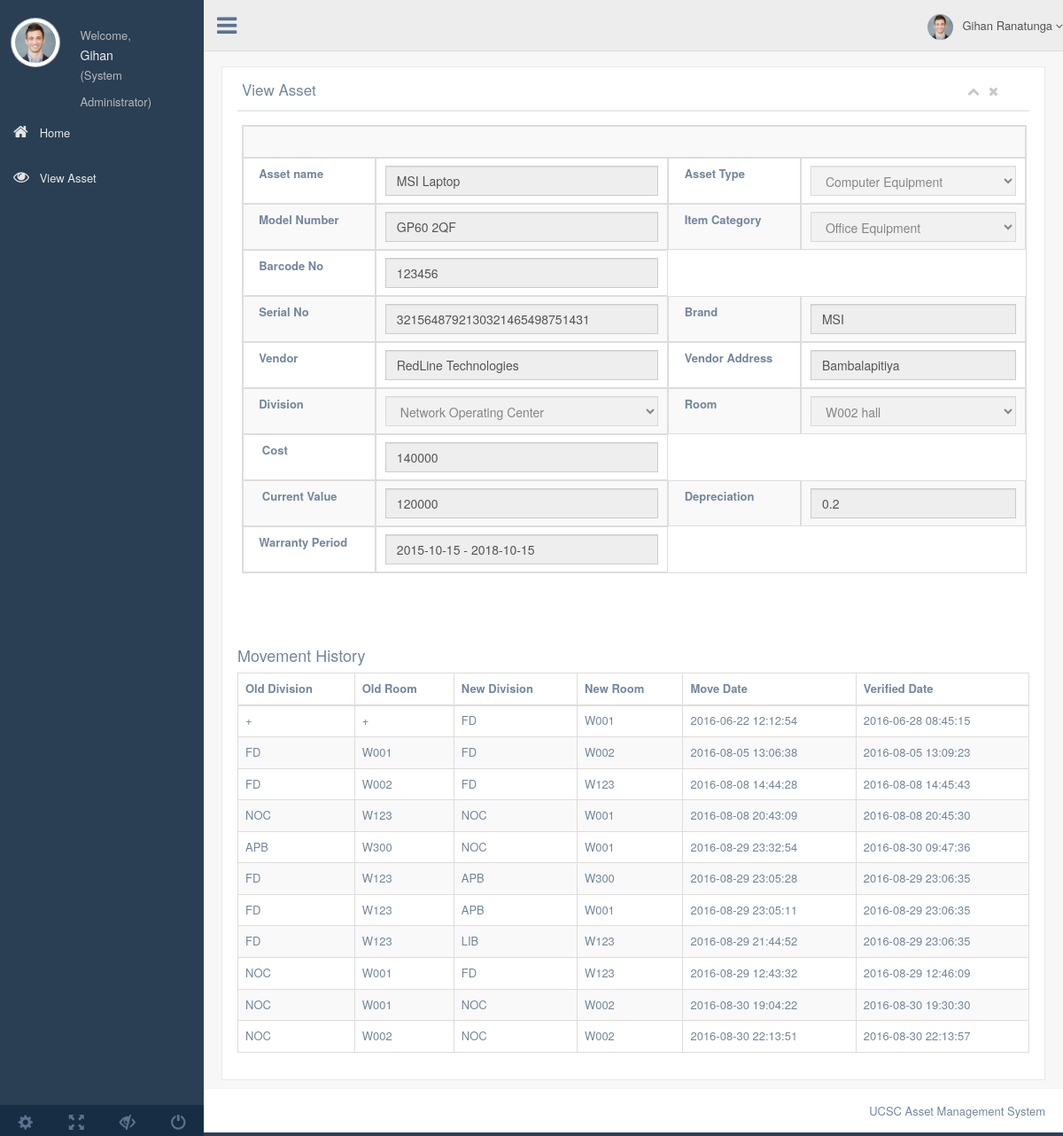
Screenshot of /asset_details.php?id=1 (signed in) with the database file from the repository.
### tables this page shows
CREATE TABLE `asset` (
  `Asset_ID` int(11) NOT NULL,
  `Barcode_No` int(11) DEFAULT NULL,
  `Asset_Name` varchar(60) NOT NULL,
  `Asset_type` varchar(60) NOT NULL,
  `Asset_Category` varchar(60) NOT NULL,
  `Model_No` varchar(60) NOT NULL,
  `Brand` varchar(60) NOT NULL,
  `Serial_No` varchar(60) NOT NULL,
  `Purchase_Date` date NOT NULL,
  `Warranty_End` date NOT NULL,
  `Price` float NOT NULL,
  `Depreciation` float DEFAULT NULL,
  `Last_Value_date` datetime NOT NULL DEFAULT CURRENT_TIMESTAMP,
  `Original_Value` float NOT NULL,
  `Current_Value` float DEFAULT NULL,
  `Vendor` varchar(60) NOT NULL,
  `Vendor_Address` text NOT NULL,
  `Current_Division` varchar(60) DEFAULT NULL,
  `Current_Room` varchar(60) DEFAULT NULL,
  `Asset_Code` varchar(60) DEFAULT NULL,
  `Asset_available` tinyint(11) NOT NULL DEFAULT '1',
  `Asset_approved` tinyint(4) NOT NULL DEFAULT '0',
  `Description` text,
  `Entry_date` datetime NOT NULL DEFAULT CURRENT_TIMESTAMP,
  `Image` varchar(250) NOT NULL
);

CREATE TABLE `asset_movement` (
  `asset_id` int(11) NOT NULL,
  `old_division` varchar(4) DEFAULT NULL,
  `old_room` varchar(4) DEFAULT NULL,
  `new_division` varchar(4) NOT NULL,
  `new_room` varchar(4) NOT NULL,
  `verified` tinyint(4) DEFAULT NULL,
  `move_date` datetime DEFAULT NULL,
  `verify_date` datetime DEFAULT NULL,
  `moved_by` int(11) DEFAULT NULL,
  `approved_by` int(11) DEFAULT NULL
);

### asset_details.php (the view, shortened to what the rows shown need)
<?php
 include "function.php";
$log = new FAssetClerk();
$user_details = $_SESSION['user_details']; $level = $log->retrieve_user_level_name($user_details['user_level']);
$first_name = $user_details['first_name'];
if (isset($_GET['id'])){
    $asset = $log->view_asset($_GET['id']);
    $asset_data = $asset->fetch_assoc();
}
else{
    header("Location:viewasset.php");
    exit();
}
?>
<!DOCTYPE html>
<html lang="en">
<head>
  <link href="css/bootstrap.min.css" rel="stylesheet">
  <link href="fonts/css/font-awesome.min.css" rel="stylesheet">
  <link href="css/custom.css" rel="stylesheet">
  <link href="css/icheck/flat/green.css" rel="stylesheet">
  <link href="css/datatables/jquery.dataTables.min.css" rel="stylesheet" type="text/css" />
  <link href="css/datatables/buttons.bootstrap.min.css" rel="stylesheet" type="text/css" />
  <link href="css/datatables/fixedHeader.bootstrap.min.css" rel="stylesheet" type="text/css" />
  <link href="css/datatables/responsive.bootstrap.min.css" rel="stylesheet" type="text/css" />
  <link href="css/datatables/scroller.bootstrap.min.css" rel="stylesheet" type="text/css" />
</head>
<body class="nav-md">
  <div class="container body">
    <div class="main_container">
      <div class="col-md-3 left_col">
        <div class="left_col scroll-view">
          <div class="profile">
            <div class="profile_info">
              <h2><?php echo $first_name;?></h2>               <span>(<?php echo $level;?>)</span>
            </div>
          </div>
          <br />
        </div>
      </div>
      <div class="right_col" role="main">
        <div class="">
          <div class="row">
            <div class="col-md-12 col-sm-12 col-xs-12">
              <div class="x_panel">
                <div class="x_title">
                  <h2>View Asset </h2>
                </div>
                <div class="x_content">
                  <table id="datatable" class="table table-striped table-bordered">
                    <tbody>
                <tr>
                    <td><input disabled type="text" class="form-control" value="<?php echo $asset_data['Asset_Name']?>" name="name"/></td>
                </tr>
				<tr>
                    <td><input disabled type="text" class="form-control" value="<?php echo $asset_data['Model_No']?>" name="model"/></td>
                </tr>
				<tr>
                    <td><input disabled type="text" class="form-control" value="<?php echo $asset_data['Barcode_No']?>" name="barcode"/></td>
				<tr>
                    <td><input disabled type="text" class="form-control" value="<?php echo $asset_data['Serial_No']?>" name="serial"/></td>
                    <td><input disabled type="text" class="form-control" value="<?php echo $asset_data['Brand']?>" name="brand"/></td>
                </tr>
				<tr>
                    <td><input disabled type="text" class="form-control" value="<?php echo $asset_data['Vendor']?>" name="vendor"/></td>
                    <td><input disabled type="text" class="form-control" value="<?php echo $asset_data['Vendor_Address']?>" name="vendor_add"/></td>
                </tr>
				<tr>
                    <td><input type="text" disabled class="form-control" value="<?php echo $asset_data['Price']?>" name="price"/></td>
                </tr>
				<tr>
                    <td><input type="text" class="form-control" value="<?php echo $asset_data['Current_Value']?>" disabled/></td>
                    <td><input disabled type="text" class="form-control" value="<?php echo $asset_data['Depreciation']?>" name="deprec"/></td>
				</tr>
                                <tr><td align="style="justify"><strong >&nbsp;&nbsp;Warranty Period  </strong></td>
                    <td><input disabled type="text" class="form-control" value="<?php echo $asset_data['Purchase_Date']." - ".$asset_data['Warranty_End']?>" name="warranty"/></td></tr>
            </tbody>
                  </table>
                </div>
                   <h2>Movement History</h2>
                        <table class="table table-striped table-bordered">
                            <thead>
                            <th>Old Division</th>
                            <th>Old Room</th>
                            <th>New Division</th>
                            <th>New Room</th>
                            <th>Move Date</th>
                            <th>Verified Date</th>
                            </thead>
                            <tr>
                                <?php
                                $move = $log->retrieve_asset_movement($_GET['id']);
                                while($mov = $move->fetch_assoc()){
                                    echo "<tr><td>".$mov['old_division']."</td>"
                                            . "<td>".$mov['old_room']."</td>"
                                            . "<td>".$mov['new_division']."</td>"
                                            . "<td>".$mov['new_room']."</td>"
                                            . "<td>".$mov['move_date']."</td>"
                                            . "<td>".$mov['verify_date']."</td></tr>";
                                }
                                ?>
                            </tr>
                        </table>
              </div>
            </div>
                </div>
              </div>
            </div>
          </div>
        </div>
</body>
</html>

### rows the page displays
asset: name "MSI Laptop", model "GP60 2QF", barcode "123456", serial "3215648792130321465498751431", brand "MSI", vendor "RedLine Technologies", vendor_add "Bambalapitiya", price "140000", Current_Value "120000", deprec "0.2", warranty "2015-10-15 - 2018-10-15"
asset_movement: old_division "+", old_room "+", new_division "FD", new_room "W001", move_date "2016-06-22 12:12:54", verify_date "2016-06-28 08:45:15"
asset_movement: old_division "FD", old_room "W001", new_division "FD", new_room "W002", move_date "2016-08-05 13:06:38", verify_date "2016-08-05 13:09:23"
asset_movement: old_division "FD", old_room "W002", new_division "FD", new_room "W123", move_date "2016-08-08 14:44:28", verify_date "2016-08-08 14:45:43"
asset_movement: old_division "NOC", old_room "W123", new_division "NOC", new_room "W001", move_date "2016-08-08 20:43:09", verify_date "2016-08-08 20:45:30"
asset_movement: old_division "APB", old_room "W300", new_division "NOC", new_room "W001", move_date "2016-08-29 23:32:54", verify_date "2016-08-30 09:47:36"
asset_movement: old_division "FD", old_room "W123", new_division "APB", new_room "W300", move_date "2016-08-29 23:05:28", verify_date "2016-08-29 23:06:35"
asset_movement: old_division "FD", old_room "W123", new_division "APB", new_room "W001", move_date "2016-08-29 23:05:11", verify_date "2016-08-29 23:06:35"
asset_movement: old_division "FD", old_room "W123", new_division "LIB", new_room "W123", move_date "2016-08-29 21:44:52", verify_date "2016-08-29 23:06:35"
asset_movement: old_division "NOC", old_room "W001", new_division "FD", new_room "W123", move_date "2016-08-29 12:43:32", verify_date "2016-08-29 12:46:09"
asset_movement: old_division "NOC", old_room "W001", new_division "NOC", new_room "W002", move_date "2016-08-30 19:04:22", verify_date "2016-08-30 19:30:30"
asset_movement: old_division "NOC", old_room "W002", new_division "NOC", new_room "W002", move_date "2016-08-30 22:13:51", verify_date "2016-08-30 22:13:57"

### other values shown
$first_name "Gihan"
$level "System Administrator"
$last_name "Ranatunga"
form field type "Computer Equipment"
form field category "Office Equipment"
form field division "Network Operating Center"
form field room "W002 hall"
